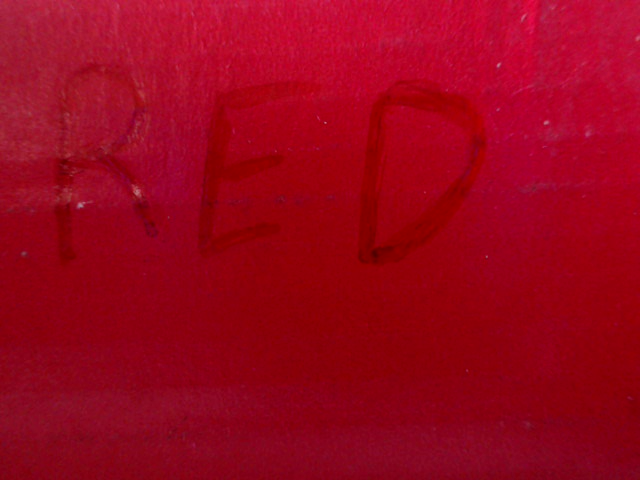
#> input picture 3_vision_AI/0507/52_CV_images/cardred_close.png, 640 x 480 px
$ jupyter execute --allow-errors '52_From Traditional CV to Artificial Intelligence.ipynb'   (text cells are left out)
#> lines starting #> are read from the running program, lines starting #| are printed output that depends on the picture; long printed decimals are rounded; pictures that were not available may be replaced by others from this repository, and a replacement may not be noted
[cell 1]
import matplotlib.pyplot as plt

def matdraw(img):
    plt.axis('off') # 창에있는 x축 y축 제거
    plt.imshow(cv2.cvtColor(img, cv2.COLOR_BGR2RGB))
    plt.show()

# 다수 mat 그리기 함수
def matsdraw(imgs, row, col):
    for idx in range(len(imgs)):
        plt.subplot(row, col, idx + 1)
        plt.axis('off') # 창에있는 x축 y축 제거
        plt.imshow(cv2.cvtColor(imgs[idx], cv2.COLOR_BGR2RGB))
    plt.show()

[cell 2]
import cv2
import numpy as np
import warnings
warnings.filterwarnings('ignore')


# 이미지를 메모리로 읽어 보겠습니다.
red_card = cv2.imread("52_CV_images/cardred_close.png")
#> red_card is the input picture: shape (480, 640, 3); mean B, G, R 27.4, 4.5, 154.2
green_card = cv2.imread("52_CV_images/cardgreen_close.png")
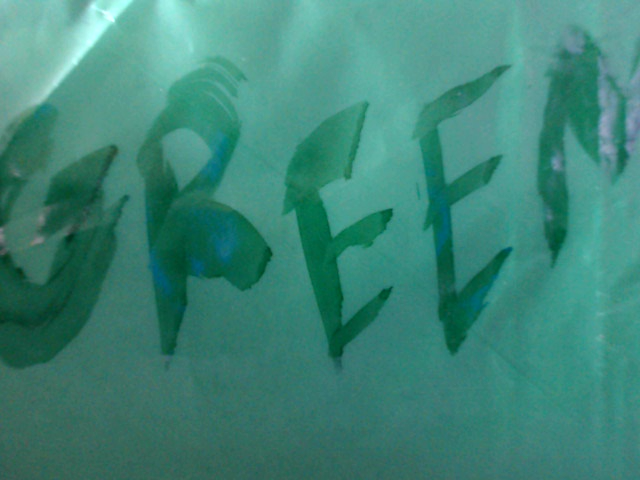
#> input picture 3_vision_AI/0507/52_CV_images/cardgreen_close.png, 640 x 480 px
#> green_card is the input picture: shape (480, 640, 3); mean B, G, R 119.5, 133.4, 61.1
black_card = cv2.imread("52_CV_images/cardblack_close.png")
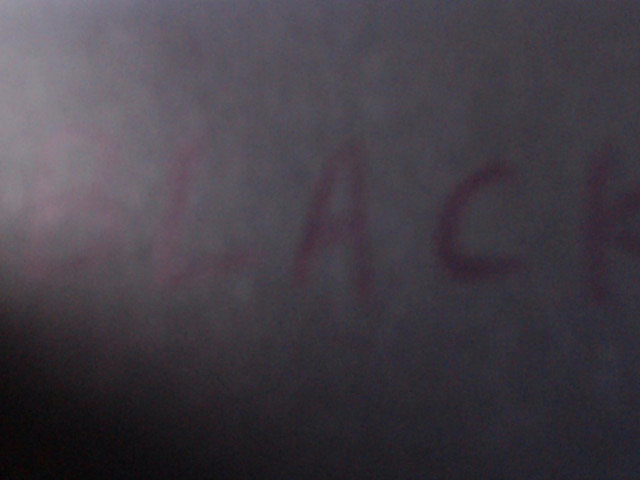
#> input picture 3_vision_AI/0503/52_CV_images/cardblack_close.png, 640 x 480 px, found by its file name
#> black_card is the input picture: shape (480, 640, 3); mean B, G, R 70.4, 61.9, 67.2
background = cv2.imread("52_CV_images/cardnone.png")

[cell 3]
# 특성을 추출하는 함수 정의(평균 색상)
def averagecolor(image):
    return np.mean(image, axis=(0, 1))

[cell 4]
print (averagecolor(red_card))
#| [ 27.356   4.483 154.217]

[cell 5]
print (averagecolor(green_card))
#| [119.540 133.403  61.109 ]

[cell 6]
print (red_card.shape)
#| (480, 640, 3)

[cell 7]
print (green_card.shape)
#| (480, 640, 3)

[cell 8]
# 분류를 위해 특성(평균 색상) 및 해당 레이블(빨간색/녹색/검정색/없음) 저장
trainX = []
trainY = []

# 카드들에 대해 반복하고 평균 색상 출력
#> (the rest of this cell did not finish here and is left out)

[cell 9]
print(trainX)
#| [array([ 27.356,   4.483, 154.217]), array([119.540, 133.403,  61.109 ]), array([70.365, 61.856, 67.178 ])]
print(np.array(trainX).shape)      #3개의 채널이 배열에 저장되는 방식을 참고하십시오.
#| (3, 3)

[cell 10]
print(trainY)
#| ['red', 'green', 'black']
print(np.array(trainY).shape)
#| (3,)

[cell 11]
new_card = cv2.imread("52_CV_images/test/16.png")
#> (the rest of this cell did not finish here and is left out)

[cell 12]
calculated_distances = []
#> (the rest of this cell did not finish here and is left out)

#> (a cell that did not finish here is left out)

[cell 14]
print(calculated_distances)

#> (a cell that did not finish here is left out)

[cell 16]
print(trainY)
#| ['red', 'green', 'black']

#> (a cell that did not finish here is left out)

[cell 18]
# 먼저 새로운 이미지를 메모리로 읽습니다.
new_card = cv2.imread("52_CV_images/test/36.png")
#> (the rest of this cell did not finish here and is left out)

[cell 19]
# 먼저 새로운 이미지를 메모리로 읽습니다.
new_card = cv2.imread("52_CV_images/test/56.png")
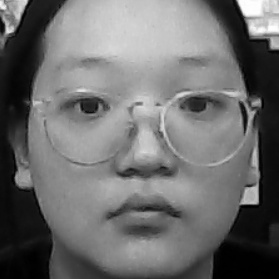
#> input picture 3. 비전 AI/0503 - 팀원 얼굴인식/data_JHW/56.jpg, 279 x 279 px, given in place of 56.png, which was not available
#> new_card is the input picture: shape (279, 279, 3); min 0, max 255, mean 109.7
new_card_features = averagecolor(new_card)
#> new_card_features = [109.7, 109.7, 109.7]
matdraw(new_card)

# 새 이미지의 특성(평균 색상)과 알려진 이미지 특성 사이의 거리를 계산합니다.
calculated_distances = []
for card in (trainX):
    calculated_distances.append(np.linalg.norm(new_card_features-card))
#> this loop made 3 passes
#> card on passes 1 to 3: [27.36, 4.48, 154.2], [119.5, 133.4, 61.11], [70.36, 61.86, 67.18]
#> after the loop, calculated_distances = [140.8, 54.94, 75.05]

# 다음은 가장 유사한 카드의 결과입니다:
print(trainY[np.argmin(calculated_distances)])
#| green

[cell 20]
from sklearn.metrics import classification_report
# 테스트 이미지에 대한 진리표입니다. 이미지를 보려면 컴퓨터의 폴더를 여십시오.
realtestY = np.array(["black","black","black","black","black",
                     "red","red","red","red","red",
                     "green","green","green","green","green",
                     "none","none","none","none","none"])

def evaluateaccuracy(filenames,predictedY):
    predictedY = np.array(predictedY)
    if (np.sum(realtestY!=predictedY)>0):
        print ("Wrong Predictions: (filename, labelled, predicted) ")
        print (np.dstack([filenames,realtestY,predictedY]).squeeze()[(realtestY!=predictedY)])
    # 전체 예측의 백분율로 일치하는 (정확한) 예측을 계산합니다.
    return "Correct :"+ str(np.sum(realtestY==predictedY)) + ". Wrong: "+str(np.sum(realtestY!=predictedY)) + ". Correctly Classified: " + str(np.sum(realtestY==predictedY)*100/len(predictedY))+"%"

[cell 21]
import os
path = "./52_CV_images/test/"
predictedY = []
filenames = []
#> (the rest of this cell did not finish here and is left out)

[cell 22]
trainX2 = []
trainY2 = []
import os

# 이미지 하위 디렉토리 4개 폴더에 있는 훈련 이미지를 반복합니다.
path = "52_CV_images/"
class_name = ['red','green','black','none']

# 보통 data 불러와서 구성을 이런식으로 함
#> (the rest of this cell did not finish here and is left out)

[cell 23]
print (len(trainX2))
print (len(trainY2))

[cell 24]
import os
path = "52_CV_images/test/"
filenames = []
predictedY = []
#> (the rest of this cell did not finish here and is left out)

[cell 25]
# SVM은 숫자 값을 사용하기 때문에 먼저 레이블을 숫자로 인코딩합니다.
from sklearn.preprocessing import LabelEncoder  # 레이블을 숫자로 인코딩

encoder = LabelEncoder()                         # 레이블을 숫자로 인코딩
encodedtrainY2 = encoder.fit_transform(trainY2)  # 레이블을 숫자로 인코딩

from sklearn import svm
#model = svm.SVC(gamma="scale", decision_function_shape='ovr')
model = svm.SVC(gamma=0.001, decision_function_shape='ovr')
#> (the rest of this cell did not finish here and is left out)

[cell 26]
print (encodedtrainY2)

[cell 27]
import os
path = "52_CV_images/test/"
filenames = []
predictedY = []
#> (the rest of this cell did not finish here and is left out)

[cell 28]
imagenew = cv2.imread("52_CV_images/cardtestagain.png")
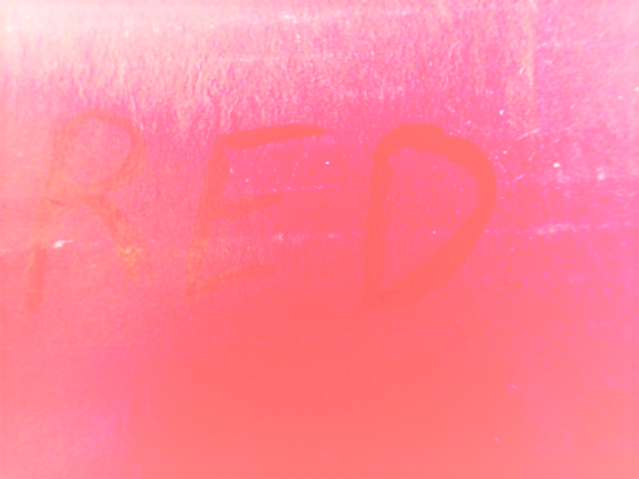
#> input picture 3_vision_AI/0507/52_CV_images/cardtestagain.png, 639 x 479 px
#> imagenew is the input picture: shape (479, 639, 3); mean B, G, R 152.7, 133.1, 255
imagenew_features = averagecolor(imagenew)
#> imagenew_features = [152.7, 133.1, 255]
#> (the rest of this cell did not finish here and is left out)
